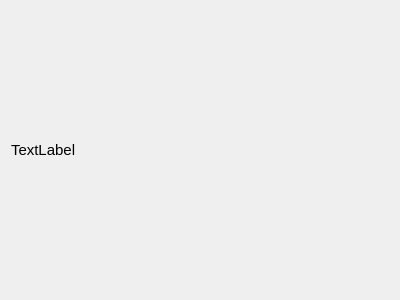
<?xml version="1.0" encoding="UTF-8"?>
<ui version="4.0">
 <class>exceptWindow</class>
 <widget class="QDialog" name="exceptWindow">
  <property name="geometry">
   <rect>
    <x>0</x>
    <y>0</y>
    <width>400</width>
    <height>300</height>
   </rect>
  </property>
  <property name="windowTitle">
   <string>Ошибка</string>
  </property>
  <layout class="QGridLayout" name="gridLayout">
   <item row="0" column="0">
    <widget class="QLabel" name="label">
     <property name="font">
      <font>
       <pointsize>11</pointsize>
      </font>
     </property>
     <property name="text">
      <string>TextLabel</string>
     </property>
    </widget>
   </item>
  </layout>
 </widget>
 <resources/>
 <connections/>
</ui>
